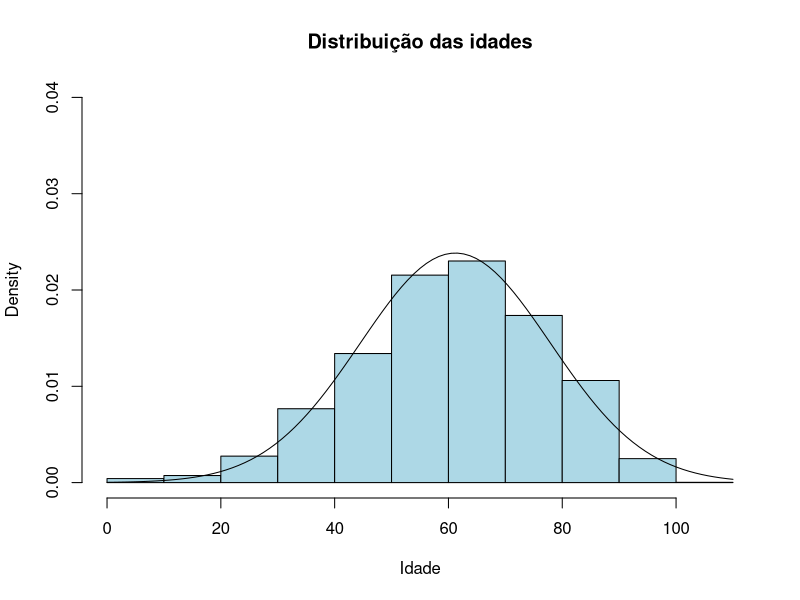
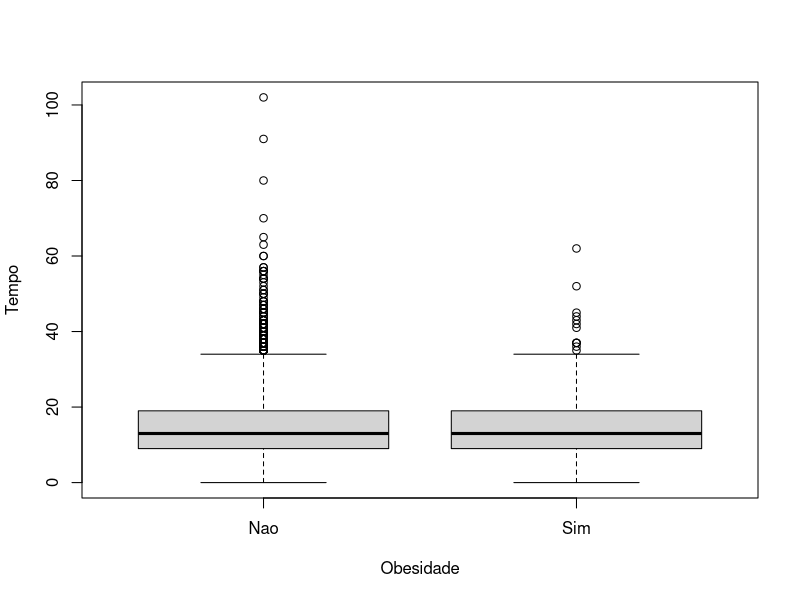
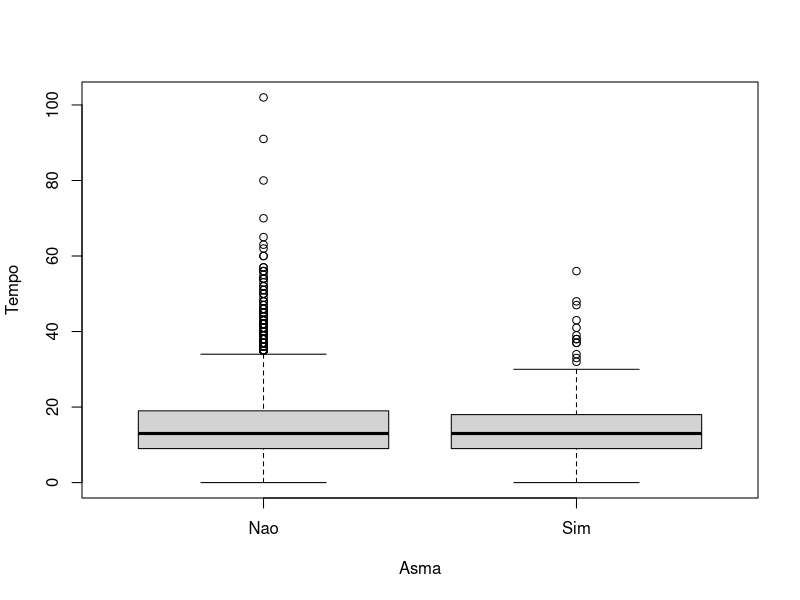
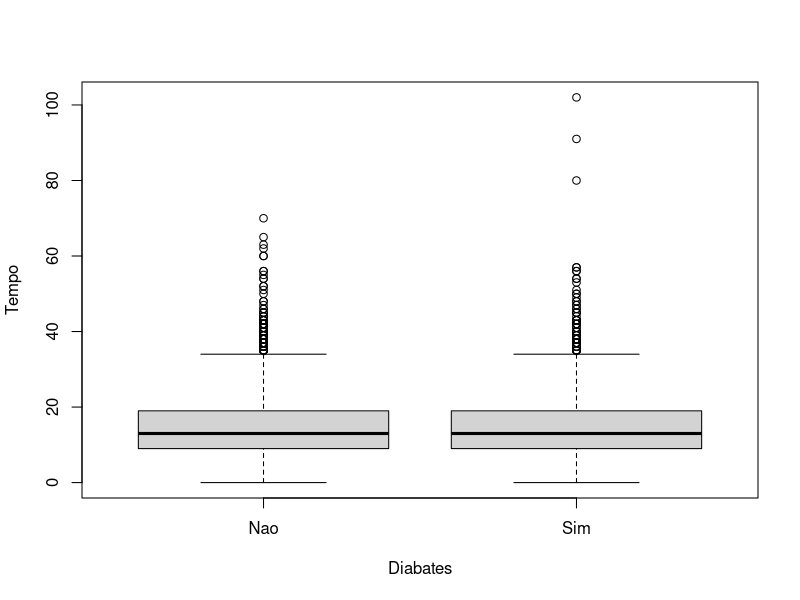
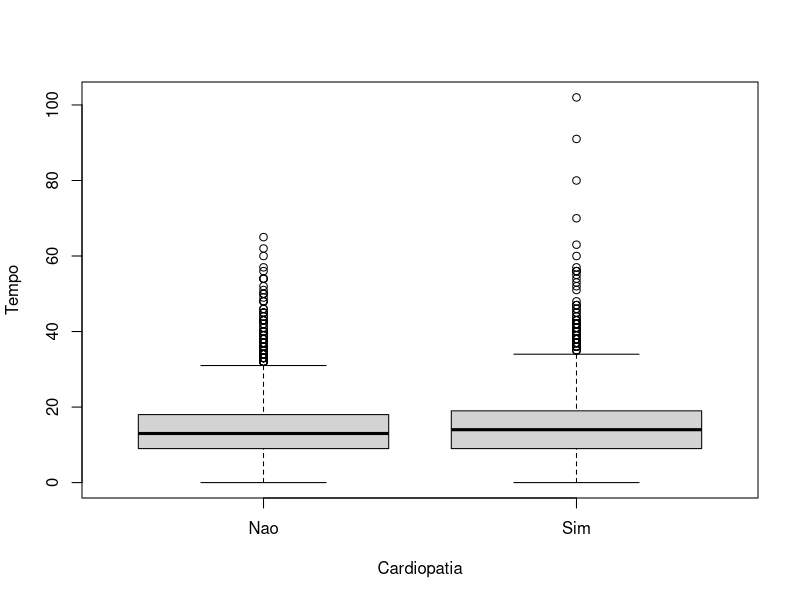
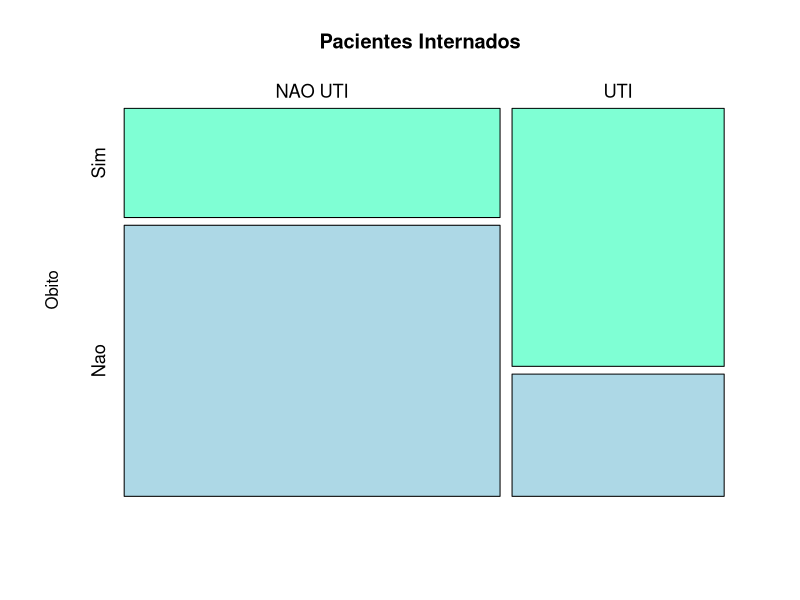
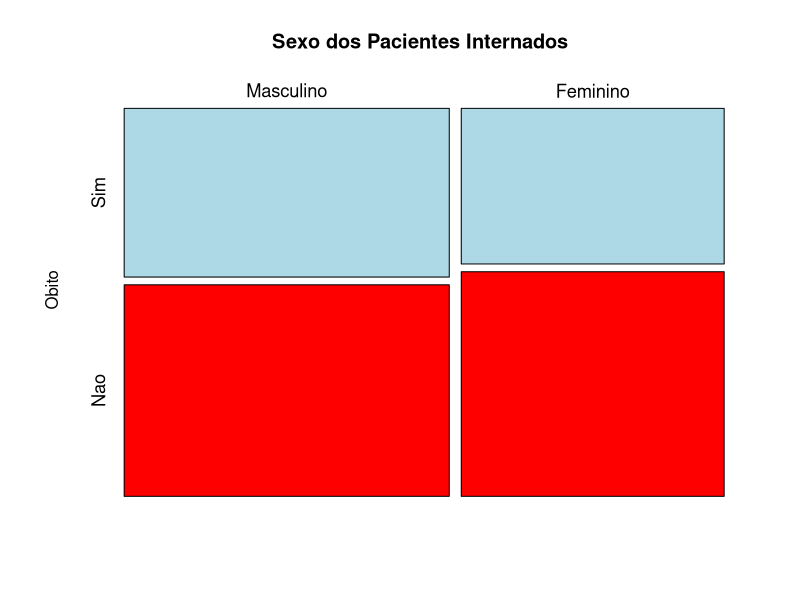
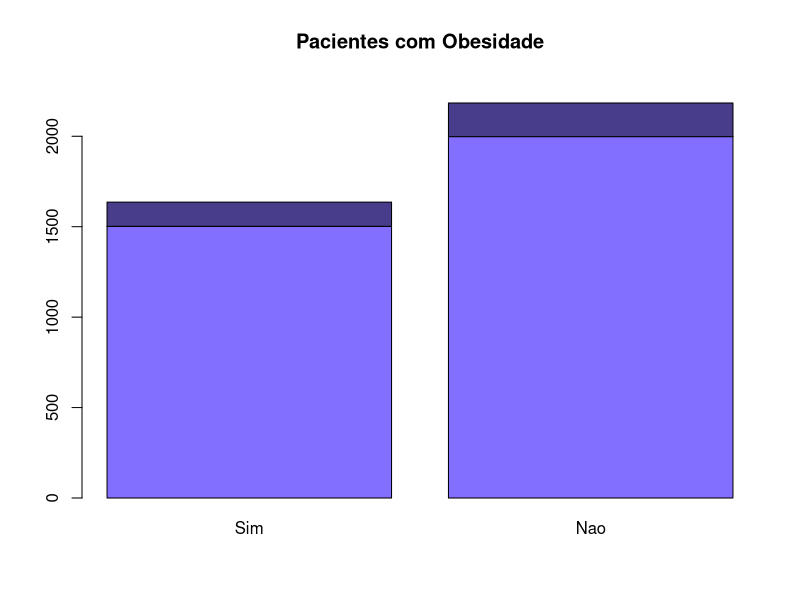

These charts were generated, in order, by the following R code:
library(readr)
library(dplyr)
library(psych)
library(ggplot2)
library(survival)
library(survminer)

datasetcovid <- read_csv("datasetcovid.csv")

# Transformar sexo em fator

datasetcovid$CS_SEXO <- factor(datasetcovid$CS_SEXO, label = c("M", "F"),
                               levels = c(0,1))

# Transformando escolaridade em fator

datasetcovid$CS_ESCOL_N <- factor(datasetcovid$CS_ESCOL_N,
                                  labels = c("Sem escolaridade", "Fundamental 1", "Fundamental 2", "Medio", "Superior"),
                                  levels = 0:4, order = T)

# Transformando raça em fator

datasetcovid$CS_RACA <- factor(datasetcovid$CS_RACA,
                               labels = c("Branca", "Preta", "Amarela", "Parda", "Indigena"),
                               levels = 1:5)

# Tranformando obesidade, asma, diabetes, cardiopatia e UTI em fator

datasetcovid$OBESIDADE <- factor(datasetcovid$OBESIDADE,
                                 labels = c("Nao", "Sim"),
                                 levels = c(0,1))
datasetcovid$ASMA <- factor(datasetcovid$ASMA,
                                 labels = c("Nao", "Sim"),
                                 levels = c(0,1))
datasetcovid$DIABETES <- factor(datasetcovid$DIABETES,
                            labels = c("Nao", "Sim"),
                            levels = c(0,1))
datasetcovid$CARDIOPATI <- factor(datasetcovid$CARDIOPATI,
                                labels = c("Nao", "Sim"),
                                levels = c(0,1))

datasetcovid$UTI <- factor(datasetcovid$UTI,
                                  labels = c("Nao", "Sim"),
                                  levels = c(0,1))

glimpse(datasetcovid)

#Analise descritiva

# tabela cruzada sexo e escolaridade
tabela_1 <- table(datasetcovid$CS_SEXO, datasetcovid$CS_ESCOL_N)
prop.table(tabela_1)

# Histograma e tabela para variável idade
hist(datasetcovid$NU_IDADE_N, freq = F,  xlab = "Idade", ylim = c(0, 0.04), main = "Distribuição das idades", col = "lightblue")
curve(dnorm(x, mean = mean(datasetcovid$NU_IDADE_N), sd = sd(datasetcovid$NU_IDADE_N)), add = T)

#Tabela por faixa etária 0-19, 20-59, 60 >
tabela_2 <- table(cut(datasetcovid$NU_IDADE_N, breaks = c(0, 19, 59, 102)))
summary(datasetcovid$NU_IDADE_N)


# Distribuição da idade por grupos: sexo e escolaridade.
describeBy(datasetcovid$NU_IDADE_N, group = datasetcovid$CS_SEXO:datasetcovid$CS_ESCOL_N)


# Distribuição e boxplot entre obesidade e tempo entre os primeiros sintomas e a data de evolução

tapply(datasetcovid$TEMP_SIN, datasetcovid$OBESIDADE, summary)
tapply(datasetcovid$TEMP_SIN, datasetcovid$OBESIDADE, sd)
plot(datasetcovid$TEMP_SIN ~ datasetcovid$OBESIDADE, ylab = "Tempo" , xlab = "Obesidade")

#Associação entre as variáveis
#fprov = table(datasetcovid$OBESIDADE)
#variancias <- tapply(datasetcovid$TEMP_SIN, datasetcovid$OBESIDADE, var)
#s2barra = weighted.mean(variancias, fprov)
#s2 = var(datasetcovid$TEMP_SIN)
#R2 <- 1 - (s2barra/s2)
#R2

# Distribuição e boxplot entre asma e tempo entre os primeiros sintomas e a data de evolução

tapply(datasetcovid$TEMP_SIN, datasetcovid$ASMA, summary)
tapply(datasetcovid$TEMP_SIN, datasetcovid$ASMA, sd)
plot(datasetcovid$TEMP_SIN ~ datasetcovid$ASMA, ylab = "Tempo", xlab = "Asma")


# Distribuição e boxplot entre diabetes e tempo entre os primeiros sintomas e a data de evolução

tapply(datasetcovid$TEMP_SIN, datasetcovid$DIABETES, summary)
tapply(datasetcovid$TEMP_SIN, datasetcovid$DIABETES, sd)
plot(datasetcovid$TEMP_SIN ~ datasetcovid$DIABETES, ylab = "Tempo", xlab = "Diabates")

# Distribuição e boxplot entre cardiopatia e tempo entre os primeiros sintomas e a data de evolução

tapply(datasetcovid$TEMP_SIN, datasetcovid$CARDIOPATI, summary)
tapply(datasetcovid$TEMP_SIN, datasetcovid$CARDIOPATI, sd)
plot(datasetcovid$TEMP_SIN ~ datasetcovid$CARDIOPATI, ylab = "Tempo", xlab = "Cardiopatia")

#UTI X Obitos

Obito <- factor(datasetcovid$EVOLUCAO,
                labels = c("Sim", "Nao"),
                levels = c(1,0))

tabela_3 <- table(datasetcovid$UTI, Obito)
row.names(tabela_3) <- c("NAO UTI", "UTI")
tabela_3

mosaicplot(tabela_3, col = c("aquamarine", "lightblue"), cex =1.1,
           main = "Pacientes Internados" )

Q2 <- chisq.test(tabela_3)
Q2

# Sexo X Obito
tabela_4 <- table(datasetcovid$CS_SEXO, Obito)
row.names(tabela_4) <- c("Masculino", "Feminino")
tabela_4

mosaicplot(tabela_4, col = c("lightblue", "red"), cex =1.1,
           main = "Sexo dos Pacientes Internados" )

Q2 <- chisq.test(tabela_4)
Q2

# Obesidade X Obito
tabela_5 <- table(datasetcovid$OBESIDADE, Obito)
row.names(tabela_5) <- c("Possui_Obesidade", "Nao_Possui_Obesidade")
tabela_5

barplot(tabela_5,
        main = "Pacientes com Obesidade",
        ylim = c(0, 2300),
        col = c("#836FFF", "#483D8B"))

Q2 <- chisq.test(tabela_5)
Q2

# Diabetes x Obito
tabela_6 <- table(datasetcovid$DIABETES, Obito)
row.names(tabela_6) <- c("Possui_Diabetes", "Nao_Possui_Diabetes")
tabela_6
barplot(tabela_6,
        main = "Pacientes com Diabetes",
        ylim = c(0, 2500),
        col = c("#87CEFA", "#4682B4")
        )

Q2 <- chisq.test(tabela_6)
Q2

# Cardiopatia X Obito
tabela_7 <- table(datasetcovid$CARDIOPATI, Obito)
row.names(tabela_7) <- c("Possui_Cardiopatia", "Nao_Possui_Cardiopatia")
tabela_7
barplot(tabela_7,
        main = "Pacientes com Cardiopatia",
        ylim = c(0, 2300),
        col = c("#7FFFD4", "#5F9EA0"))

Q2 <- chisq.test(tabela_7)
Q2

# Asma X Obito
tabela_8 <- table(datasetcovid$ASMA, Obito)
row.names(tabela_8) <- c("Possui_Asma", "Nao_Possui_Asma")
tabela_8
barplot(tabela_8,
        main = "Pacientes com Asma",
        ylim = c(0, 2200),
        col = c("#F4A460", "#FFDEAD"))

Q2 <- chisq.test(tabela_8)
Q2

#Idade X Obito

tabela_9 <- table(cut(datasetcovid$NU_IDADE_N, breaks = c(0,19,60,102)), Obito)
row.names(tabela_9) <- c("Jovem", "Adulto", "Idoso")
tabela_9


barplot(tabela_9,
        beside = TRUE,
        legend = c("Jovem", "Adulto", "idoso"),
        args.legend = list(x = "top", bty = "n", ncol = 3),
        ylim = c(0, 1600),
        main = "Pacientes por Faixa Etária")


# Escolaridade X Obito
tabela_10 <- table(datasetcovid$CS_ESCOL_N, Obito)
tabela_10

barplot(tabela_10,
        beside = TRUE,
        legend = c("Sem escolaridade", "Fundamental 1", "Fundamental 2 ", "Médio", "Superior"),
        args.legend = list(x = "top", bty = "n", ncol = 5),
        ylim = c(0, 900),
        main = "Pacientes por Escolaridade")

Q2 <- chisq.test(tabela_10)
Q2

# Raca X Obito
tabela_11 <- table(datasetcovid$CS_RACA, Obito)
tabela_11

barplot(tabela_11,
        beside = TRUE,
        legend = c("Branca", "Preta", "Amarela", "Parda", "Indigena"),
        args.legend = list(x = "top", bty = "n", ncol = 5),
        ylim = c(0, 1600),
        main = "Pacientes por Raça")

Q2 <- chisq.test(tabela_11)
Q2

# Sobrevivencia

## Kaplan-Meier 

attach(datasetcovid)
km_1 <- datasetcovid %>% 
  with(survfit(Surv(TEMP_SIN,EVOLUCAO) ~ UTI + DIABETES))

km_2 <- datasetcovid %>% 
  with(survfit(Surv(TEMP_SIN,EVOLUCAO) ~ UTI + ASMA))

km_3 <- datasetcovid %>% 
  with(survfit(Surv(TEMP_SIN,EVOLUCAO) ~ UTI + CARDIOPATI))

km_4 <- datasetcovid %>% 
  with(survfit(Surv(TEMP_SIN,EVOLUCAO) ~ UTI + ASMA + CARDIOPATI + DIABETES))

ggsurvplot(km_1, risk.table = T, data = datasetcovid)
ggsurvplot(km_2, risk.table = T, data = datasetcovid)
ggsurvplot(km_3, risk.table = T, data = datasetcovid)
ggsurvplot(km_4, risk.table = F, data = datasetcovid)

summary(km_4)

## Função Acumulada


## Log-Rank

survdiff(Surv(TEMP_SIN,EVOLUCAO) ~ UTI + ASMA + CARDIOPATI + DIABETES, rho=0)


